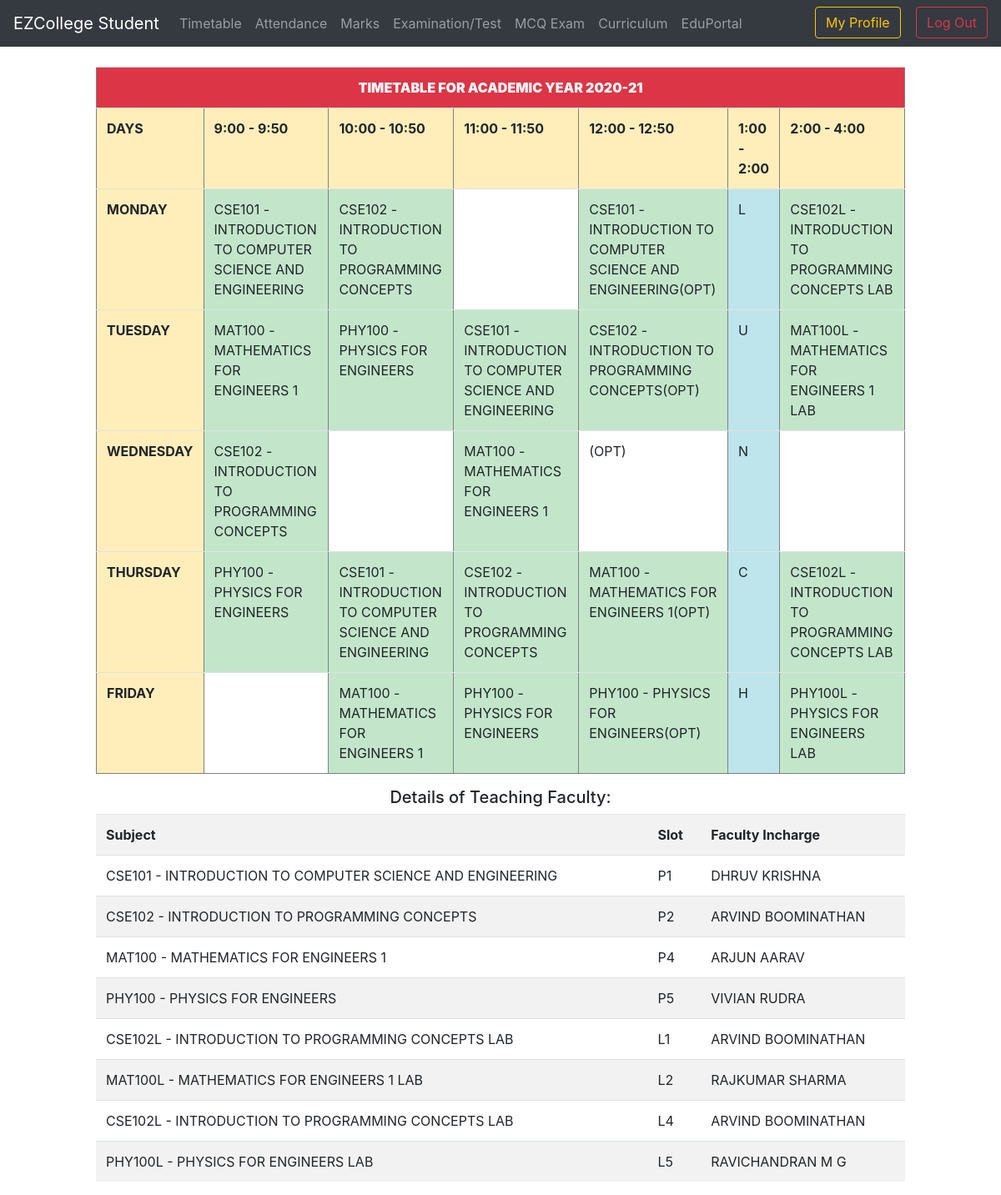
/acadportal/student/timetable.php (signed in), run on the app's committed database.
### tables this page shows
CREATE TABLE `timetable` (
  `groupname` longtext NOT NULL,
  `p1` longtext NOT NULL,
  `p2` longtext NOT NULL,
  `p3` longtext NOT NULL,
  `p4` longtext NOT NULL,
  `p5` longtext NOT NULL,
  `l1` longtext NOT NULL,
  `l2` longtext NOT NULL,
  `l3` longtext NOT NULL,
  `l4` longtext NOT NULL,
  `l5` longtext NOT NULL
);

CREATE TABLE `fac_timetable` (
  `username` longtext NOT NULL,
  `groupname` longtext NOT NULL,
  `p1` longtext NOT NULL,
  `p2` longtext NOT NULL,
  `p3` longtext NOT NULL,
  `p4` longtext NOT NULL,
  `p5` longtext NOT NULL,
  `l1` longtext NOT NULL,
  `l2` longtext NOT NULL,
  `l3` longtext NOT NULL,
  `l4` longtext NOT NULL,
  `l5` longtext NOT NULL
);

CREATE TABLE `faculty` (
  `id` int(11) NOT NULL,
  `firstname` longtext NOT NULL,
  `lastname` longtext NOT NULL,
  `username` longtext NOT NULL,
  `dept` longtext NOT NULL,
  `designation` longtext NOT NULL,
  `email` longtext NOT NULL,
  `phone` longtext NOT NULL
);

### acadportal/student/timetable.php (the view, shortened to what this page needs)
<!DOCTYPE HTML>
<html>
	<head>
		<?php
			include "navbar.php";
		?>
	</head>
	<body>
		<center>
		<?php
			$un = $_SESSION['username'];
			$query = "SELECT * FROM timetable a, groups b WHERE a.groupname=b.groupname AND b.id='$un'";
			$res=$con->query($query);
			while($rows=$res->fetch_assoc()){
		?>
		<div class="col-md-10">
		<br>
		<table border=1 class="table table-hover">
		<tr>
			<th colspan="9" class="bg-danger" style="color: white"><center><strong>TIMETABLE FOR ACADEMIC YEAR 2020-21</strong></center></th>
		</tr>
		<tr class="table-warning">
			<th>DAYS</th>
			<th>9:00 - 9:50</th>
			<th>10:00 - 10:50</th>
			<th>11:00 - 11:50</th>
			<th>12:00 - 12:50</th>
			<th>1:00 - 2:00</th>
			<th colspan="3">2:00 - 4:00</th>
		</tr>
		<tr>
			<th class="table-warning">MONDAY</th>
			<td <?php if($rows['p1']) echo 'class="table-success"' ?>><?php echo $rows['p1']; ?></td>
			<td <?php if($rows['p2']) echo 'class="table-success"' ?>><?php echo $rows['p2']; ?></td>
			<td <?php if($rows['p3']) echo 'class="table-success"' ?>><?php echo $rows['p3']; ?></td>
			<td <?php if($rows['p1']) echo 'class="table-success"' ?>><?php echo $rows['p1']; ?>(OPT)</td>
			<td class="table-info">L</td>
			<td colspan="3" <?php if($rows['l1']) echo 'class="table-success"' ?>><?php echo $rows['l1']; ?></td>
		</tr>
			<th class="table-warning">TUESDAY</th>
			<td <?php if($rows['p4']) echo 'class="table-success"' ?>><?php echo $rows['p4']; ?></td>
			<td <?php if($rows['p5']) echo 'class="table-success"' ?>><?php echo $rows['p5']; ?></td>
			<td <?php if($rows['p1']) echo 'class="table-success"' ?>><?php echo $rows['p1']; ?></td>
			<td <?php if($rows['p2']) echo 'class="table-success"' ?>><?php echo $rows['p2']; ?>(OPT)</td>
			<td class="table-info">U</td>
			<td colspan="3" <?php if($rows['l2']) echo 'class="table-success"' ?>><?php echo $rows['l2']; ?></td>
		<tr>
			<th class="table-warning">WEDNESDAY</th>
			<td <?php if($rows['p2']) echo 'class="table-success"' ?>><?php echo $rows['p2']; ?></td>
			<td <?php if($rows['p3']) echo 'class="table-success"' ?>><?php echo $rows['p3']; ?></td>
			<td <?php if($rows['p4']) echo 'class="table-success"' ?>><?php echo $rows['p4']; ?></td>
			<td <?php if($rows['p3']) echo 'class="table-success"' ?>><?php echo $rows['p3']; ?>(OPT)</td>
			<td class="table-info">N</td>
			<td colspan="3" <?php if($rows['l3']) echo 'class="table-success"' ?>><?php echo $rows['l3']; ?></td>
		</tr>
		<tr>
			<th class="table-warning">THURSDAY</th>
			<td <?php if($rows['p5']) echo 'class="table-success"' ?>><?php echo $rows['p5']; ?></td>
			<td <?php if($rows['p1']) echo 'class="table-success"' ?>><?php echo $rows['p1']; ?></td>
			<td <?php if($rows['p2']) echo 'class="table-success"' ?>><?php echo $rows['p2']; ?></td>
			<td <?php if($rows['p4']) echo 'class="table-success"' ?>><?php echo $rows['p4']."(OPT)"; ?></td>
			<td class="table-info">C</td>
			<td colspan="3" <?php if($rows['l4']) echo 'class="table-success"' ?>><?php echo $rows['l4']; ?></td>
		</tr>
		<tr>
			<th class="table-warning">FRIDAY</th>
			<td <?php if($rows['p3']) echo 'class="table-success"' ?>><?php echo $rows['p3']; ?></td>
			<td <?php if($rows['p4']) echo 'class="table-success"' ?>><?php echo $rows['p4']; ?></td>
			<td <?php if($rows['p5']) echo 'class="table-success"' ?>><?php echo $rows['p5']; ?></td>
			<td <?php if($rows['p5']) echo 'class="table-success"' ?>><?php echo $rows['p5']; ?>(OPT)</td>
			<td class="table-info">H</td>
			<td colspan="3" <?php if($rows['l5']) echo 'class="table-success"' ?>><?php echo $rows['l5']; ?></td>
		</tr>
		</table>
		<?php
			}
			?>
		<strong><h5>Details of Teaching Faculty:<br></h5></strong>
		<?php
			$query = "SELECT * FROM faculty a, fac_timetable b, groups c WHERE a.username=b.username AND b.groupname=c.groupname AND c.id='$un' ORDER BY a.username DESC";
			echo "<table class='table table-striped'>"; ?>
			<tr>
				<th>Subject</th>
				<th>Slot</th>
				<th>Faculty Incharge</th>
			</tr>
			<?php $res = $con->query($query);
			while($rows=$res->fetch_assoc()){
				if($rows['p1']){
					$p1 = $rows['p1'];
					$p1name = $rows['firstname']." ".$rows['lastname'];
				?> </td></tr> <?php
				}
				if($rows['p2']){
					$p2 = $rows['p2'];
					$p2name = $rows['firstname']." ".$rows['lastname'];
				?></td></tr> <?php
				}
				?></td></tr><?php
				if($rows['p4']){
					$p4 = $rows['p4'];
					$p4name = $rows['firstname']." ".$rows['lastname'];
				?></td></tr><?php
				}
				if($rows['p5']){
					$p5 = $rows['p5'];
					$p5name = $rows['firstname']." ".$rows['lastname'];
				?></td></tr><?php
				}
				if($rows['l1']){
					$l1 = $rows['l1'];
					$l1name = $rows['firstname']." ".$rows['lastname'];
				?></td></tr><?php
				}if($rows['l2']){
					$l2 = $rows['l2'];
					$l2name = $rows['firstname']." ".$rows['lastname'];
				?></td></tr><?php
				}if($rows['l3']){
				?></td></tr><?php
				}if($rows['l4']){
					$l4 = $rows['l4'];
					$l4name = $rows['firstname']." ".$rows['lastname'];
				?></td></tr><?php
				}if($rows['l5']){
					$l5 = $rows['l5'];
					$l5name = $rows['firstname']." ".$rows['lastname'];
				?> </td></tr><?php
				}
			}
				if(isset($p1)){
				echo "<tr><td>".$p1."</td><td>P1</td><td>".$p1name;
				?> </td></tr> <?php
				}
				if(isset($p2)){
				echo "<tr><td>".$p2."</td><td>P2</td><td>".$p2name;
				?></td></tr> <?php
				}
				?></td></tr><?php
				if(isset($p4)){
				echo "<tr><td>".$p4."</td><td>P4</td><td>".$p4name;
				?></td></tr><?php
				}
				if(isset($p5)){
				echo "<tr><td>".$p5."</td><td>P5</td><td>".$p5name;
				?></td></tr><?php
				}
				if(isset($l1)){
				echo "<tr><td>".$l1."</td><td>L1</td><td>".$l1name;
				?></td></tr><?php
				}if(isset($l2)){
				echo "<tr><td>".$l2."</td><td>L2</td><td>".$l2name;
				?></td></tr><?php
				}if(isset($l3)){
				?></td></tr><?php
				}if(isset($l4)){
				echo "<tr><td>".$l4."</td><td>L4</td><td>".$l4name;
				?></td></tr><?php
				}if(isset($l5)){
				echo "<tr><td>".$l5."</td><td>L5</td><td>".$l5name;
				?> </td></tr><?php
				}
			echo "</table>";
		?>
		</div>
		</center>
	</body>
</html>

### data on the page
timetable: p1 "CSE101 - INTRODUCTION TO COMPUTER SCIENCE AND ENGINEERING", p2 "CSE102 - INTRODUCTION TO PROGRAMMING CONCEPTS", l1 "CSE102L - INTRODUCTION TO PROGRAMMING CONCEPTS LAB", p4 "MAT100 - MATHEMATICS FOR ENGINEERS 1", p5 "PHY100 - PHYSICS FOR ENGINEERS", l2 "MAT100L - MATHEMATICS FOR ENGINEERS 1 LAB", l4 "CSE102L - INTRODUCTION TO PROGRAMMING CONCEPTS LAB", l5 "PHY100L - PHYSICS FOR ENGINEERS LAB"
fac_timetable: p1 "CSE101 - INTRODUCTION TO COMPUTER SCIENCE AND ENGINEERING"
faculty: p1name "DHRUV KRISHNA"
fac_timetable: p2 "CSE102 - INTRODUCTION TO PROGRAMMING CONCEPTS", l1 "CSE102L - INTRODUCTION TO PROGRAMMING CONCEPTS LAB", l4 "CSE102L - INTRODUCTION TO PROGRAMMING CONCEPTS LAB"
faculty: p2name "ARVIND BOOMINATHAN", l1name "ARVIND BOOMINATHAN", l4name "ARVIND BOOMINATHAN"
fac_timetable: p4 "MAT100 - MATHEMATICS FOR ENGINEERS 1"
faculty: p4name "ARJUN AARAV"
fac_timetable: p5 "PHY100 - PHYSICS FOR ENGINEERS"
faculty: p5name "VIVIAN RUDRA"
fac_timetable: l2 "MAT100L - MATHEMATICS FOR ENGINEERS 1 LAB"
faculty: l2name "RAJKUMAR SHARMA"
fac_timetable: l5 "PHY100L - PHYSICS FOR ENGINEERS LAB"
faculty: l5name "RAVICHANDRAN M G"
